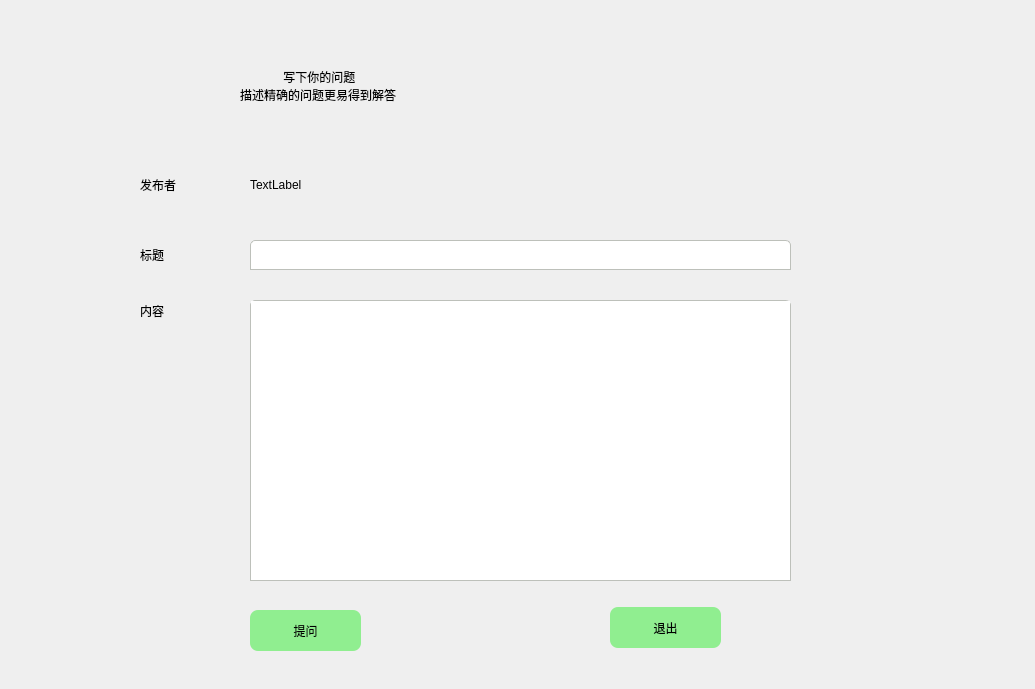
<?xml version="1.0" encoding="UTF-8"?>
<ui version="4.0">
 <class>QuestionWin</class>
 <widget class="QDialog" name="QuestionWin">
  <property name="geometry">
   <rect>
    <x>0</x>
    <y>0</y>
    <width>1035</width>
    <height>689</height>
   </rect>
  </property>
  <property name="windowTitle">
   <string>Dialog</string>
  </property>
  <widget class="QLabel" name="label_3">
   <property name="geometry">
    <rect>
     <x>240</x>
     <y>30</y>
     <width>531</width>
     <height>111</height>
    </rect>
   </property>
   <property name="styleSheet">
    <string notr="true">font: 25 20pt &quot;微软雅黑 Light&quot;;
font: 24pt &quot;华文行楷&quot;;</string>
   </property>
   <property name="text">
    <string>             写下你的问题
描述精确的问题更易得到解答</string>
   </property>
  </widget>
  <widget class="QLabel" name="label_4">
   <property name="geometry">
    <rect>
     <x>140</x>
     <y>170</y>
     <width>71</width>
     <height>30</height>
    </rect>
   </property>
   <property name="styleSheet">
    <string notr="true">
font: 12pt &quot;微软雅黑&quot;;</string>
   </property>
   <property name="text">
    <string>发布者</string>
   </property>
  </widget>
  <widget class="QTextEdit" name="textEdit">
   <property name="geometry">
    <rect>
     <x>250</x>
     <y>300</y>
     <width>541</width>
     <height>281</height>
    </rect>
   </property>
   <property name="styleSheet">
    <string notr="true">border-top-right-radius:5px;
border-top-left-radius:5px;
border:1 solid #BDC0BA;
height:20px;</string>
   </property>
  </widget>
  <widget class="QLabel" name="label">
   <property name="geometry">
    <rect>
     <x>140</x>
     <y>240</y>
     <width>101</width>
     <height>30</height>
    </rect>
   </property>
   <property name="styleSheet">
    <string notr="true">
font: 12pt &quot;微软雅黑&quot;;</string>
   </property>
   <property name="text">
    <string>标题</string>
   </property>
  </widget>
  <widget class="QLineEdit" name="lineEdit">
   <property name="geometry">
    <rect>
     <x>250</x>
     <y>240</y>
     <width>541</width>
     <height>30</height>
    </rect>
   </property>
   <property name="styleSheet">
    <string notr="true">border-top-right-radius:5px;
border-top-left-radius:5px;
border:1 solid #BDC0BA;
height:20px;</string>
   </property>
  </widget>
  <widget class="QLabel" name="label_5">
   <property name="geometry">
    <rect>
     <x>250</x>
     <y>170</y>
     <width>461</width>
     <height>30</height>
    </rect>
   </property>
   <property name="styleSheet">
    <string notr="true">
font: 12pt &quot;微软雅黑&quot;;</string>
   </property>
   <property name="text">
    <string>TextLabel</string>
   </property>
  </widget>
  <widget class="QLabel" name="label_2">
   <property name="geometry">
    <rect>
     <x>140</x>
     <y>290</y>
     <width>61</width>
     <height>41</height>
    </rect>
   </property>
   <property name="styleSheet">
    <string notr="true">
font: 12pt &quot;微软雅黑&quot;;</string>
   </property>
   <property name="text">
    <string>内容</string>
   </property>
  </widget>
  <widget class="QPushButton" name="pushButton">
   <property name="geometry">
    <rect>
     <x>250</x>
     <y>610</y>
     <width>111</width>
     <height>41</height>
    </rect>
   </property>
   <property name="styleSheet">
    <string notr="true">
font: 14pt &quot;华文行楷&quot;;
background-color: rgb(144,238,144);
border-radius:8px;
width:71px;
 height:22px;</string>
   </property>
   <property name="text">
    <string>提问</string>
   </property>
  </widget>
  <widget class="QPushButton" name="pushButton_2">
   <property name="geometry">
    <rect>
     <x>610</x>
     <y>607</y>
     <width>111</width>
     <height>41</height>
    </rect>
   </property>
   <property name="styleSheet">
    <string notr="true">
font: 14pt &quot;华文行楷&quot;;
background-color: rgb(144,238,144);
border-radius:8px;
width:71px;
 height:22px;</string>
   </property>
   <property name="text">
    <string>退出</string>
   </property>
  </widget>
 </widget>
 <resources/>
 <connections/>
</ui>
